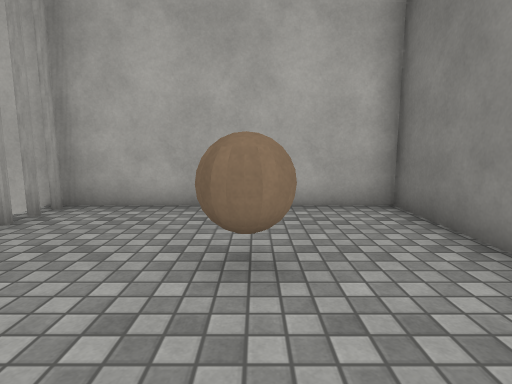
[1] (above)

16 first-person views from a walk through a Unity game level. The camera is 1.2 m above the floor, tilts 8° down and sees 80° across. Doors are open. The floor is counted in squares, 1 m on a side. Each view is taken from the middle of a square. On the plan, view 1 faces up. The plan holds only what a view shows up to about 13 squares ahead; the rest is blank. Surface patterns are stand-ins for the level's own textures.

[2]
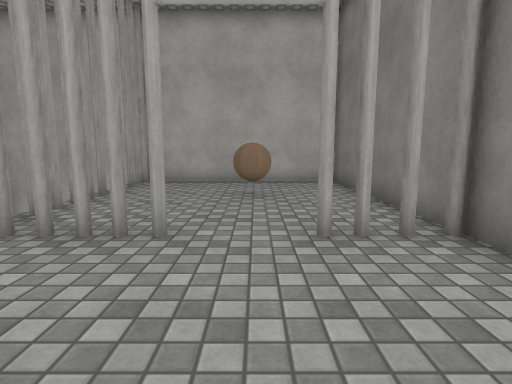

[3]
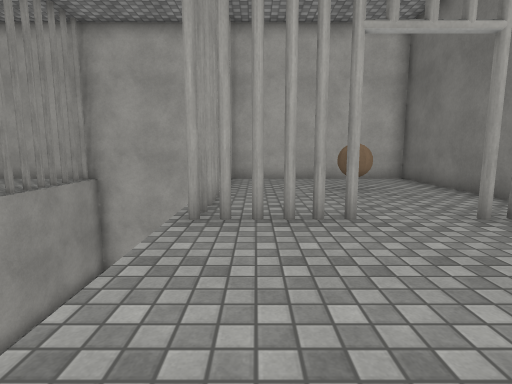

[4]
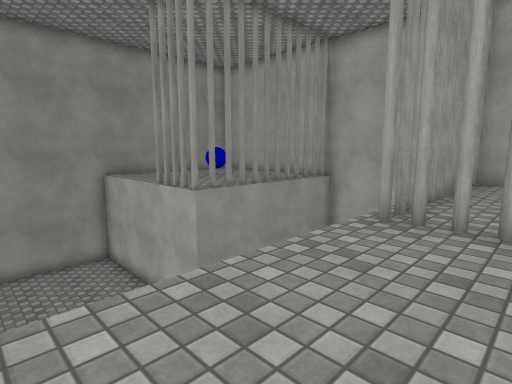

[5]
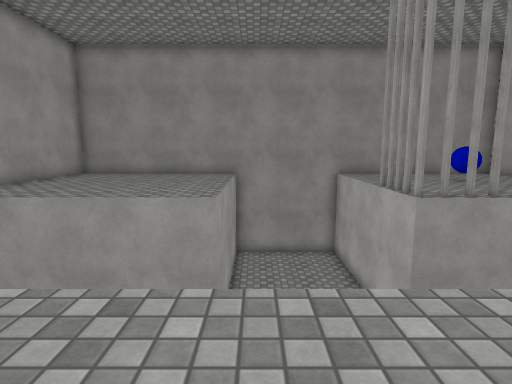

[6]
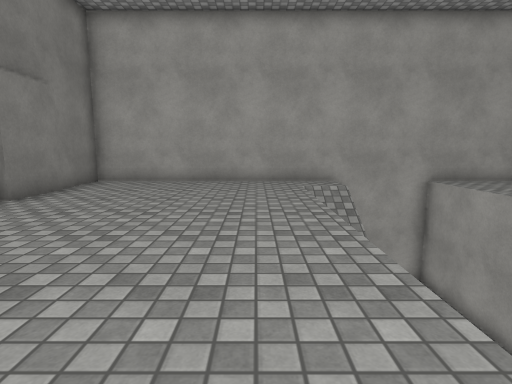

[7]
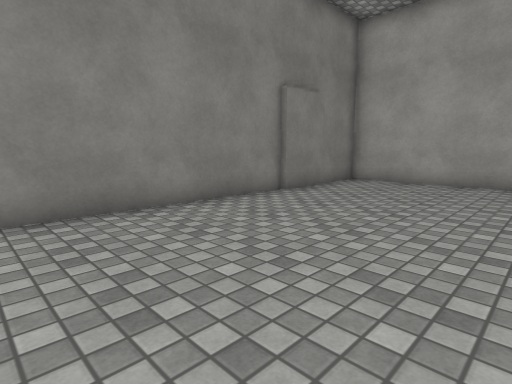

[8]
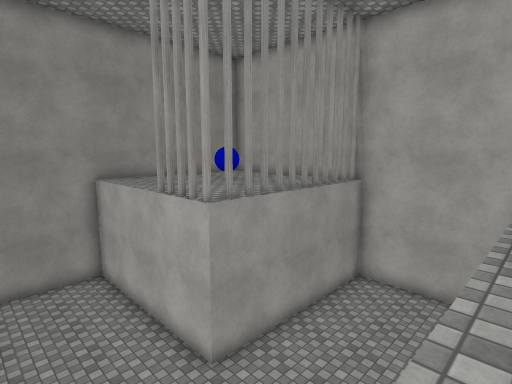

[9]
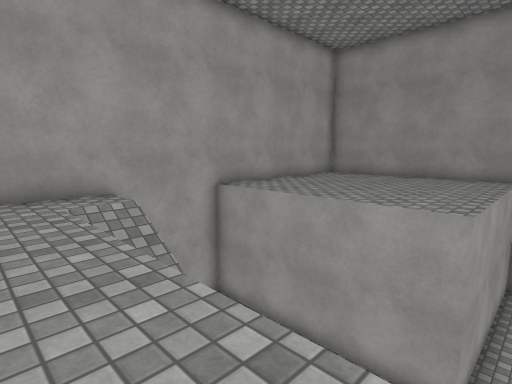

[10]
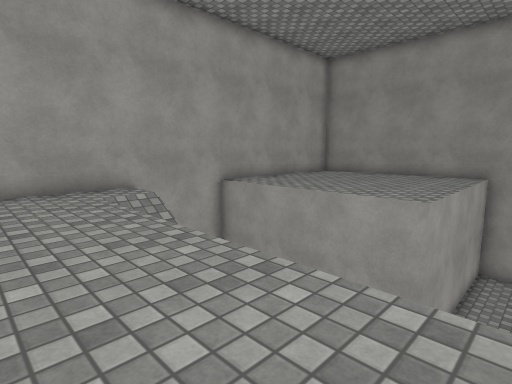

[11]
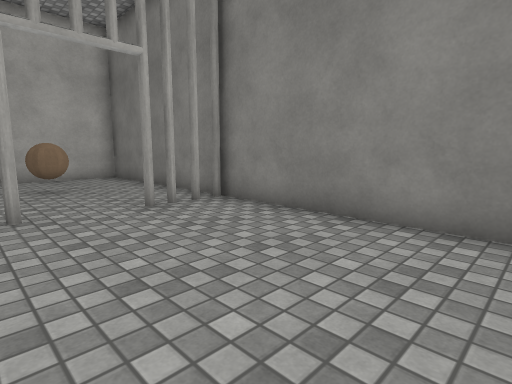

[12]
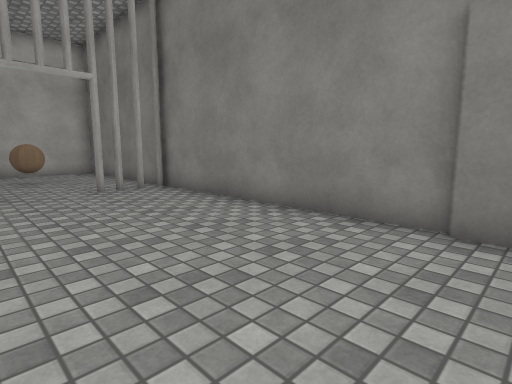

[13]
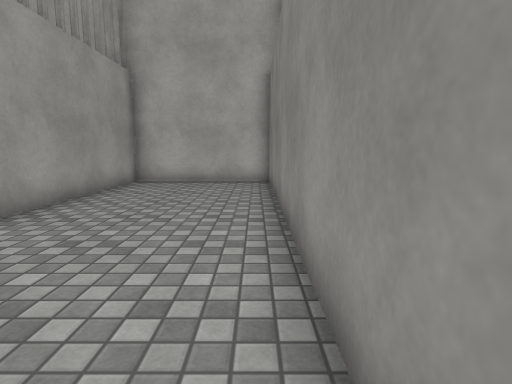

[14]
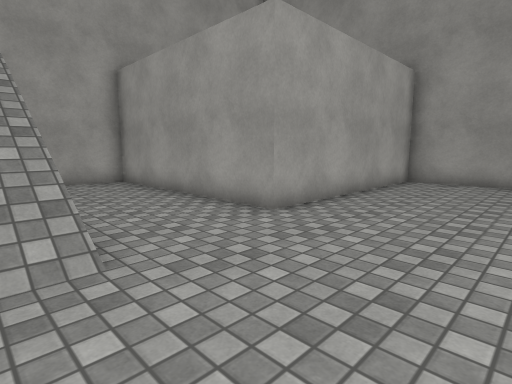

[15]
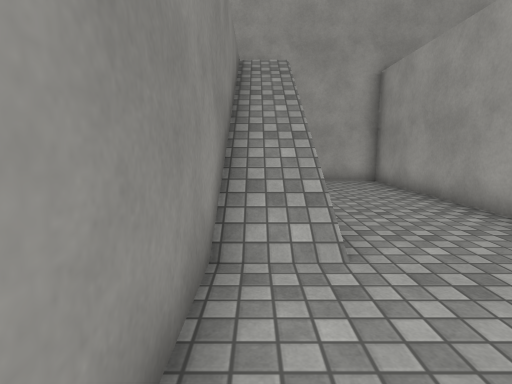

[16]
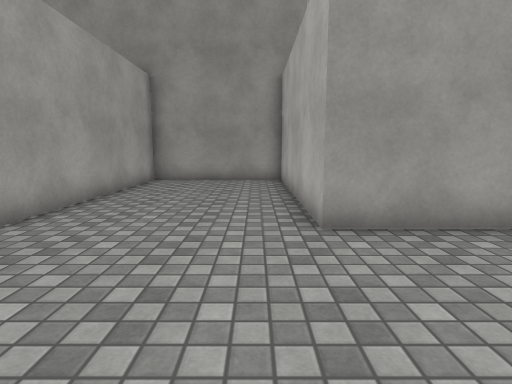

### Floor plan
Key: @ floor where view 1 was taken; # wall or solid block; x gap in a wall; . main floor; - floor 4 m lower than the main floor; / step, stairs or slope; D open door; B ball.
Columns run from 17 left of view 1 to 3 right of it. Each row starts with its distance up from view 1.
  7        ##############
  6        #-----#......#
  5        #-----#......#
  4        #-----#......#
  3        #-----#...B..#
  2        #-----#......#
  1        #-----x......#
  0        #-----#...@..#
 -1 ########-----#xxDD#x#
 -2 #------------.......#
 -3 #------------.......#
 -4 #------------.......#
 -5 #------------.......#
 -6 ########---//.......#
 -7        #---//.......#
 -8        #---//.......#
 -9        #---//.......#
-10        #---//.......#
-11        #---//.......#
-12        #---//.......#
-13        #--   .......#
-14        ##############

Positions as (right, up) in squares from view 1, and headings:
1: (0, 0), facing up
2: (0, -5), facing up
3: (-3, -6), facing up
4: (-2, -6), facing up-left
5: (-2, -5), facing left
6: (-3, -2), facing down
7: (-3, -2), facing down-right
8: (-4, -5), facing up-left
9: (-3, -5), facing down-left
10: (-2, -4), facing down-left
11: (-2, -7), facing up-right
12: (-2, -10), facing up-right
13: (-5, -5), facing up
14: (-5, -2), facing down-left
15: (-5, -2), facing down
16: (-5, -2), facing left
